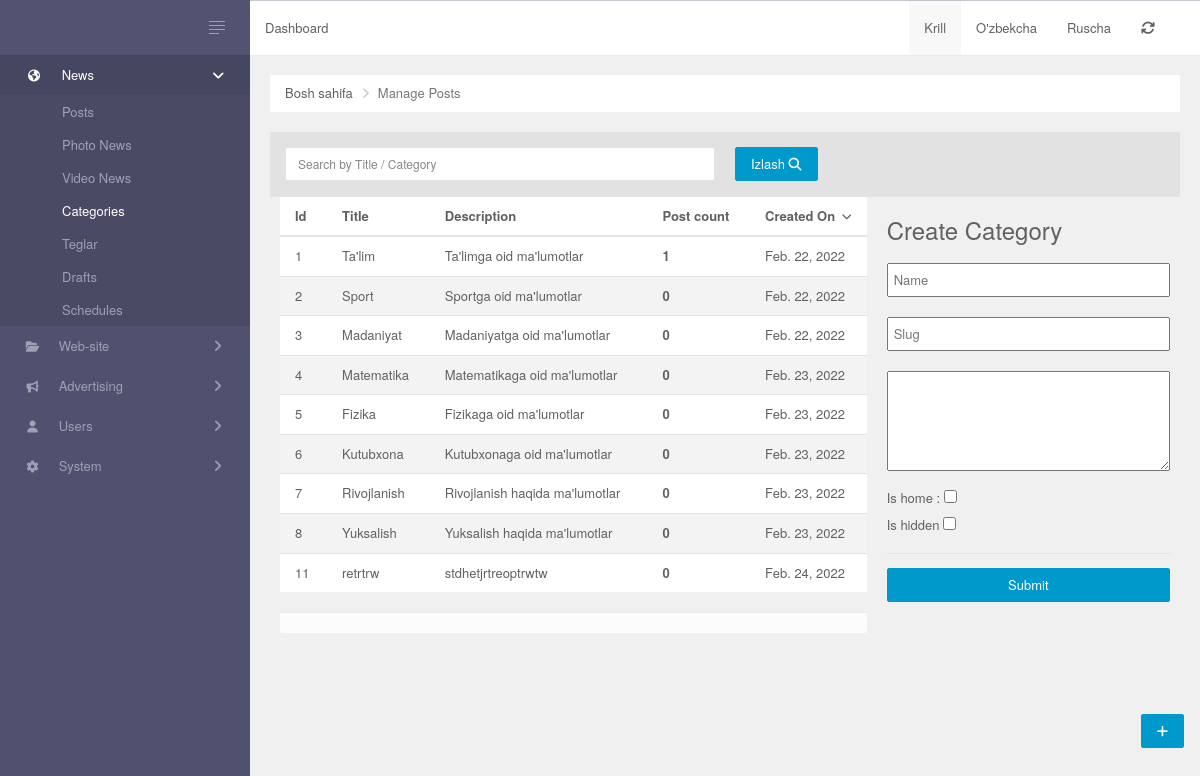
The page /category/ on the database its author committed.
### Admin/models/category.py (models this page shows, shortened)
class Category(models.Model):
    name = models.CharField(max_length = 200)
    slug = models.SlugField(unique=True)
    description = models.TextField()
    is_hidden = models.BooleanField()
    is_home = models.BooleanField()
    creted_at = models.DateTimeField(auto_now_add = True)

### Admin/views.py (the view)
# urls.py: path('category/',categories,name = 'categories'),
def categories(request):
    category = Category.objects.all()
    a = 'salom'
    paginator = Paginator(category, 20)
    page_number = request.GET.get('page')
    page_obj = paginator.get_page(page_number)
    if request.method == "POST":
        form = CreateCategoryForm(request.POST)
        if form.is_valid():
            form.save()
            redirect('categories')
    else :
        form = CreateCategoryForm()
    return render(request, 'Category.html',{'news':page_obj,'form':form,'a':a})

### Admin/forms.py
class CreateCategoryForm(forms.ModelForm):
    class Meta:
        model = Category
        fields = '__all__'

### Admin/templates/Category.html (shortened to what this page needs)
{% extends 'base.html' %}
{% load static %}
{% load widget_tweaks %}
{% block content %}
        <div class="main-panel">
            {% include 'inc/header.html' %}
            <div class="main-content">
                <ul class="breadcrumb ">
                    <li><a href="/">Bosh sahifa</a></li>
                    <li class="active">Manage Posts</li>
                </ul>
                <div class="button-panel">
                    <a class="btn btn-fab btn-raised btn-primary" href="#" title="Create news Post"><i class="fa fa-plus"></i></a>
                </div>
                <div id="post-grid" data-pjax-container="">
                    <div class="panel panel-default data-grid">
                        <div class="panel-heading">
                            <div class="row" id="data-grid-filters">
                                <form id="w0" action="{% url 'sort_category' %}" method="post">
                                    <div class="col col-md-6">
                                        <div class="form-group field-post-search">
                                            <input type="text" id="post-search" class="form-control" name="query" placeholder="Search by Title / Category">
                                        </div>
                                    </div>
                                    <div class="col col-md-6">
                                        <button class="btn btn-primary" type="submit">Izlash <i class="fa fa-search"></i></button>
                                    </div>
                                </form>
                            </div>
                        </div>
                        <div>
                            {% if a %}
                            <div class="col col-md-8">
                                <div id="data-grid" class="table-responsive scroll">
                                    {% if news %}
                                    <table class="table table-striped table-hover">
                                        <thead>
                                            <tr>
                                                <th>Id</th>
                                                <th><a href="/post/index?sort=title" data-sort="title">Title</a></th>
                                                <th><a href="/post/index?sort=views" data-sort="views">Description</a></th>
                                                <th><a href="/post/index?sort=views" data-sort="views">Post count</a></th>
                                                <th><a class="desc" href="/post/index?sort=published_on" data-sort="published_on">Created On</a></th>
                                            </tr>
                                        </thead>
                                        <tbody>
                                            {% for i in news %}
                                            <tr class="  " data-key="620ddae1f2750876ef694475">
                                                <td><a href="/post/schedule?p=620ddae1f2750876ef694475" data-pjax="0">{{i.id}}</a></td>
                                                <td><a href="#" data-pjax="0">{{i.name}}</a></td>
                                                <td>{{i.description}}</td>
                                                <th><a href="" data-sort="views">{{i.post_set.count}}</a></th>
                                                <td>{{i.creted_at|date}}</td>
                                            </tr>
                                            {% endfor %}
                                        </tbody>
                                    </table>
                                    {% else %}
                                    <div style="color:red;text-align: center;">
                                        <h3>Siz izlagan qidiruv buyicha ma'lumot topilmadi!!!</h3>
                                        <h3>Afsus . Qaytadan harakat qilib kuring</h3>
                                    </div>
                                    {% endif %}
                                    <div class='panel-footer'>
                                    </div>
                                </div>
                            </div>
                            <div class="col col-md-4">
                                {% include 'inc/createcategory.html' %}
                            </div>
                            {% endif %}
                        </div>
                    </div>
                </div>
            </div>
        </div>
{% endblock %}

### templates/base.html (shortened to what this page needs)
{% load static %}
{% load bootstrap5 %}
{% load widget_tweaks %}
<!DOCTYPE html>
<html lang="en">
<head>
    <link href="{% static 'fontawesomefree/css/all.min.css' %}" rel="stylesheet" type="text/css">
    <link rel="stylesheet" href="{% static 'css/style.css' %}">
    <link rel="stylesheet" href="{% static 'css/animate.css' %}">
    <link rel="stylesheet" href="{% static 'css/bootstrap.css' %}">
    <link rel="stylesheet" href="{% static 'css/checBo.css' %}">
    <link rel="stylesheet" href="{% static 'css/chosen.css' %}">
    <link rel="stylesheet" href="{% static 'css/chosen.min.css' %}">
    <link rel="stylesheet" href="{% static 'css/feather.css' %}">
    <link rel="stylesheet" href="{% static 'css/font-awesome.min.css' %}">
    <link rel="stylesheet" href="{% static 'css/jquery-ui.css' %}">
    <link rel="stylesheet" href="{% static 'css/panel.css' %}">
    <link rel="stylesheet" href="{% static 'css/perfect-scollbar.min.css' %}">
    <link rel="stylesheet" href="{% static 'css/urban.css' %}">
    <link rel="stylesheet" href="{% static 'css/urban.skins.css' %}">
</head>
<body class="sidebar-skin-dark">
    <div
        class="app layout-fixed-header ">
        {% include 'include/sidebar.html' %}
    {% block content %}
    {% endblock %}
    </div>
</body>
</html>

### templates/include/sidebar.html (shortened to what this page needs)
<div class="sidebar-panel offscreen-left">
    <div class="brand">
        <a href="javascript:;" class="toggle-sidebar hidden-xs hamburger-icon v3"
           data-toggle="layout-small-menu">
            <span></span>
            <span></span>
            <span></span>
            <span></span>
        </a>
    </div>
    {% with request.resolver_match.url_name as url_name %}
    <nav class="ps-container ps-theme-default" role="navigation">
        <ul class="nav">
            <li class="menu-accordion {% if url_name == 'home' or url_name == 'categories' %}open{% endif %}">
                <a href="/post/#">
                    <i class="fa fa-globe"></i>
                    <span>News</span>
                </a>
                <ul class="sub-menu">
                    <li class="{% if url_name == 'home' %}active{% endif %}">
                        <a href="{% url 'home' %}">
                            <span>Posts</span>
                        </a>
                    </li>
                    <li class="">
                        <a href="/post/photo">
                            <span>Photo News</span>
                        </a>
                    </li>
                    <li class="">
                        <a href="/post/video">
                            <span>Video News</span>
                        </a>
                    </li>
                    <li class="{% if url_name == 'categories' %}active{% endif %}">
                        <a href="{% url 'categories' %}">
                            <span>Categories</span>
                        </a>
                    </li>
                    <li class="">
                        <a href="/tag/index">
                            <span>Teglar</span>
                        </a>
                    </li>
                    <li class="">
                        <a href="/post/draft">
                            <span>Drafts</span>
                        </a>
                    </li>
                    <li class="">
                        <a href="/post/schedule">
                            <span>Schedules</span>
                        </a>
                    </li>
                </ul>
            </li>
            <li class="menu-accordion">
                <a href="/post/#">
                    <i class="fa fa-folder-open"></i>
                    <span>Web-site</span>
                </a>
            </li>
            <li class="menu-accordion ">
                <a href="/post/#">
                    <i class="fa fa-bullhorn"></i>
                    <span>Advertising</span>
                </a>
            </li>
            <li class="menu-accordion {% if url_name == 'user_list' %}open{% endif %}">
                <a href="/post/#">
                    <i class="fa fa-user"></i>
                    <span>Users</span>
                </a>
            </li>
            <li class="menu-accordion ">
                <a href="/system/index">
                    <i class="fa fa-gear"></i>
                    <span>System</span>
                </a>
            </li>
        </ul>
    </nav>
    {% endwith %}
</div>

### Admin/templates/inc/header.html (shortened to what this page needs)
<header class="header navbar">
    <ul class="nav navbar-nav hidden-xs">
        <li>
            <p class="navbar-text">Dashboard</p>
        </li>
    </ul>
    <ul class="nav navbar-nav navbar-right hidden-xs">
        <li class="active">
            <a href="/post/index">Krill</a>
        </li>
        <li class="">
            <a href="/uz/post/index">O'zbekcha</a>
        </li>
        <li class="">
            <a href="/ru/post/index">Ruscha</a>
        </li>
        <li>
            <a href="/system/cache">
                <i class="fa fa-refresh"></i>
            </a>
        </li>
        <li>
            <a data-toggle="dropdown">
            </a>
        </li>
    </ul>
</header>

### Admin/templates/inc/pagination.html (shortened to what this page needs)
{% load static %}

### Admin/templates/inc/createcategory.html (shortened to what this page needs)
{% load widget_tweaks %}
<div>
    <h3>Create Category</h3>
</div>
<form action="" method="POST">
    {% render_field form.name style="width:100%;padding:5px;margin:10px 0;" value='' title="name" placeholder="Name" %}
    {% render_field form.slug  style="width:100%;padding:5px;margin:10px 0;" value='' title="slug" placeholder="Slug" %}
    {% render_field form.description style="width:100%;max-height:100px;margin:10px 0;" value='' title="description" %}
    <label for="is_home">Is home :</label>
    {% render_field form.is_home name="is_home" title="Hello, world!" %}
    <br>
    <label for="is_hidden">Is hidden</label>
    {% render_field form.is_hidden name="is_hidden" title="Hello, world!" %}
    <hr>
    <button name="btn"  type="submit" style="width: 100%;" class="btn btn-primary"> Submit</button>
</form>

### static/css/style.css (style rules this page uses)
.button-panel { bottom: 52px; position: fixed; right: 16px; z-index: 10000; }
.sidebar-panel { transition: width 0.33s cubic-bezier(0.685, 0.0473, 0.346, 1) 0s; }
.main-panel { transition: margin 0.33s cubic-bezier(0.685, 0.0473, 0.346, 1) 0s; }
.form-group { position: relative; }
.header .nav li.active { background-color: #F8F8F8; }
.header { border-bottom: 2px solid #e3e3e3; padding-bottom: 5px; display: block; }
.desc:after { font-family: FontAwesome; content: "\f078"; font-size: 10px; float: right; padding-top: 2px; }
.panel-heading .form-group { margin: 0px; }

### static/css/urban.skins.css (style rules this page uses)
.sidebar-skin-dark .sidebar-panel { background-color: #50516e; }
.sidebar-skin-dark .sidebar-panel > .brand { background-color: #525371; }
.sidebar-skin-dark .sidebar-panel > .brand a { color: #9fa0b5; }
.sidebar-skin-dark .sidebar-panel > .brand .hamburger-icon span { background-color: #9fa0b5; }
.sidebar-skin-dark .sidebar-panel > nav > ul > li > ul { background-color: #4a4a65; }
.sidebar-skin-dark .sidebar-panel > nav > ul > li > a:hover, .sidebar-skin-dark .sidebar-panel > nav > ul > li.open > a, .sidebar-skin-dark .sidebar-panel > nav > ul > li.open > a:hover, .sidebar-skin-dark .sidebar-panel > nav > ul > li.open > a:focus { background-color: #45465f; }
.sidebar-skin-dark .sidebar-panel > nav li.open > a, .sidebar-skin-dark .sidebar-panel > nav li.active > a { color: #ffffff; }
.sidebar-skin-dark .sidebar-panel > nav .open > a, .sidebar-skin-dark .sidebar-panel > nav .open > a:hover, .sidebar-skin-dark .sidebar-panel > nav .open > a:focus { background-color: transparent; }
.sidebar-skin-dark .sidebar-panel > nav a { color: #9fa0b5; }

### templates/base.html (style rules this page uses)
.scroll { overflow: auto; white-space: nowrap; }

### rows shown on the page
Category: id "1", name "Ta'lim", description "Ta'limga oid ma'lumotlar", post_set.count "1", creted_at "Feb. 22, 2022"
Category: id "2", name "Sport", description "Sportga oid ma'lumotlar", post_set.count "0", creted_at "Feb. 22, 2022"
Category: id "3", name "Madaniyat", description "Madaniyatga oid ma'lumotlar", post_set.count "0", creted_at "Feb. 22, 2022"
Category: id "4", name "Matematika", description "Matematikaga oid ma'lumotlar", post_set.count "0", creted_at "Feb. 23, 2022"
Category: id "5", name "Fizika", description "Fizikaga oid ma'lumotlar", post_set.count "0", creted_at "Feb. 23, 2022"
Category: id "6", name "Kutubxona", description "Kutubxonaga oid ma'lumotlar", post_set.count "0", creted_at "Feb. 23, 2022"
Category: id "7", name "Rivojlanish", description "Rivojlanish haqida ma'lumotlar", post_set.count "0", creted_at "Feb. 23, 2022"
Category: id "8", name "Yuksalish", description "Yuksalish haqida ma'lumotlar", post_set.count "0", creted_at "Feb. 23, 2022"
Category: id "11", name "retrtrw", description "stdhetjrtreoptrwtw", post_set.count "0", creted_at "Feb. 24, 2022"
